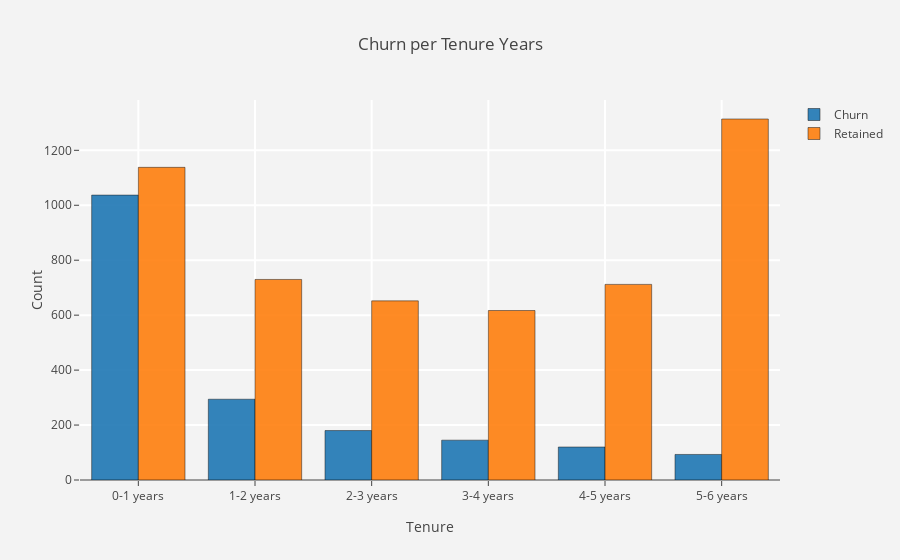

The cell this chart's notebook holds for it:
### Markdown cell above
### Tenure Years

### Code cell
# customer attribute: tenure_bin
tg_ch  =  churn["tenure_bin"].value_counts().reset_index()
tg_ch.columns  = ["tenure_bin","count"]
tg_re =  retained["tenure_bin"].value_counts().reset_index()
tg_re.columns = ["tenure_bin","count"]

# bar for Churn
trace1 = go.Bar(x = tg_ch["tenure_bin"]  , y = tg_ch["count"],
                name = "Churn",
                marker = dict(line = dict(width = .5,color = "black")),
                opacity = .9)

# bar for Retained
trace2 = go.Bar(x = tg_re["tenure_bin"] , y = tg_re["count"],
                name = "Retained",
                marker = dict(line = dict(width = .5,color = "black")),
                opacity = .9)

layout = go.Layout(dict(title = "Churn per Tenure Years",
                        plot_bgcolor  = "rgb(243,243,243)",paper_bgcolor = "rgb(243,243,243)",
                        xaxis = dict(gridcolor = 'rgb(255, 255, 255)',title = "Tenure",
                                     zerolinewidth=1,ticklen=5,gridwidth=2),
                        yaxis = dict(gridcolor = 'rgb(255, 255, 255)',title = "Count",
                                     zerolinewidth=1,ticklen=5,gridwidth=2),
                       )
                  )
data = [trace1,trace2]
fig  = go.Figure(data=data,layout=layout)
py.iplot(fig)

### Figure 1 — Plotly figure (JSON) as saved in the notebook; plotly's stock layout.template omitted (floating-point values rounded to 4 significant figures)
{"data": [{"marker": {"line": {"color": "black", "width": 0.5}}, "name": "Churn", "opacity": 0.9, "type": "bar", "uid": "1bf95710-cb9d-11e8-bf50-9cb6d020d3f0", "x": ["0-1 years", "1-2 years", "2-3 years", "3-4 years", "4-5 years", "5-6 years"], "y": [1037, 294, 180, 145, 120, 93]}, {"marker": {"line": {"color": "black", "width": 0.5}}, "name": "Retained", "opacity": 0.9, "type": "bar", "uid": "1bf95711-cb9d-11e8-8ca9-9cb6d020d3f0", "x": ["5-6 years", "0-1 years", "1-2 years", "4-5 years", "2-3 years", "3-4 years"], "y": [1314, 1138, 730, 712, 652, 617]}], "layout": {"paper_bgcolor": "rgb(243,243,243)", "plot_bgcolor": "rgb(243,243,243)", "title": "Churn per Tenure Years", "xaxis": {"gridcolor": "rgb(255, 255, 255)", "gridwidth": 2, "ticklen": 5, "title": "Tenure", "zerolinewidth": 1}, "yaxis": {"gridcolor": "rgb(255, 255, 255)", "gridwidth": 2, "ticklen": 5, "title": "Count", "zerolinewidth": 1}}}
